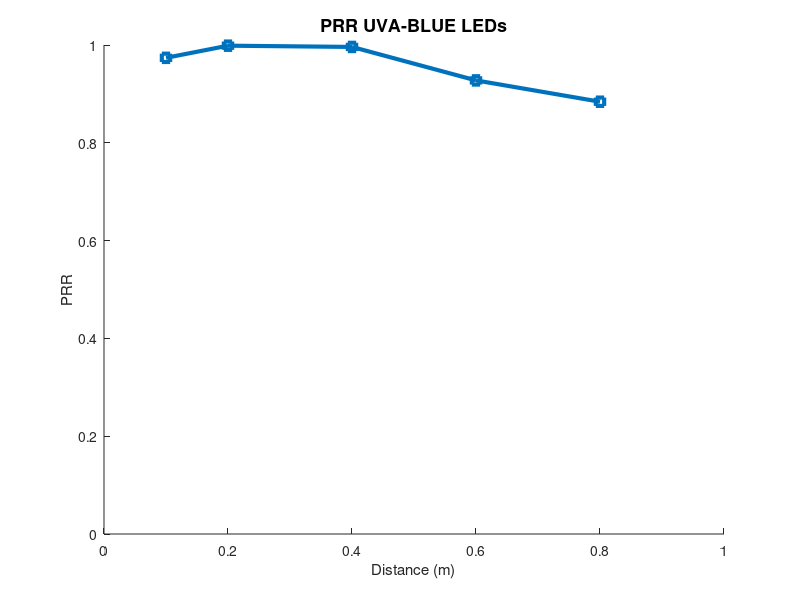

Write the MATLAB code that produced this figure. (Note: this script raises an error after producing the figure.)
prr_dist = [98.5 99.65 99.54 94.4 94.8
        100 99.77 99.65 99.88 100
        99.77 99.88 99.54 99.65 99.19
        95 92.6 92.9 92.2 91.1
        86 87 90 90 89];
prr  = ones (1,5);
distancia = [0.1 0.2 0.4 0.6 0.8];

for i = 1:5
    prr(i) = mean(prr_dist(i,:));
end

figure(1)
    hold on
    title('PRR UVA-BLUE LEDs', 'Fontsize', 13)
    plot(distancia,prr/100,'-s','LineWidth',3)
    ylim([0 1])
    xlim([0 1])
    xlabel('Distance (m)')%,'Fontsize', 30, 'LineWidth',5,'fontweight','bold')
    ylabel('PRR')%,'Fontsize', 30, 'LineWidth',5,'fontweight','bold')
    ax = gca;
    ax.XAxis.LineWidth = 3;
    ax.YAxis.LineWidth = 3;
    ax.XAxis.FontWeight = 'bold';
    ax.YAxis.FontWeight = 'bold';
    ax.XAxis.FontSize = 13;
    ax.YAxis.FontSize = 13;
    saveas(gcf,'uva_blue_trans', 'svg')
    hold off


dR = [8.57 8.67 8.67 8.22 8.25
    8.71 8.68 8.67 8.7 8.71
    8.68 8.67 8.66 8.67 8.63
    8.26 8.06 8.09 8.02 7.83
    7.53 7.61 7.8 7.8 7.8];
data_rate  = ones (1,5);

for i = 1:5
    data_rate(i) = mean(dR(i,:));
end

figure(2)
    hold on
    title('Data Rate', 'Fontsize', 13)
    plot(distancia,data_rate,'-s','LineWidth',3)
    ylim([0 15])
    xlim([0 1])
    xlabel('Distance (m)')%,'Fontsize', 30, 'LineWidth',5,'fontweight','bold')
    ylabel('Data Rate (Kbps)')%,'Fontsize', 30, 'LineWidth',5,'fontweight','bold')
    ax = gca;
    ax.XAxis.LineWidth = 3;
    ax.YAxis.LineWidth = 3;
    ax.XAxis.FontWeight = 'bold';
    ax.YAxis.FontWeight = 'bold';
    ax.XAxis.FontSize = 13;
    ax.YAxis.FontSize = 13;
    saveas(gcf,'uva_blue_dataRate', 'svg')
hold off